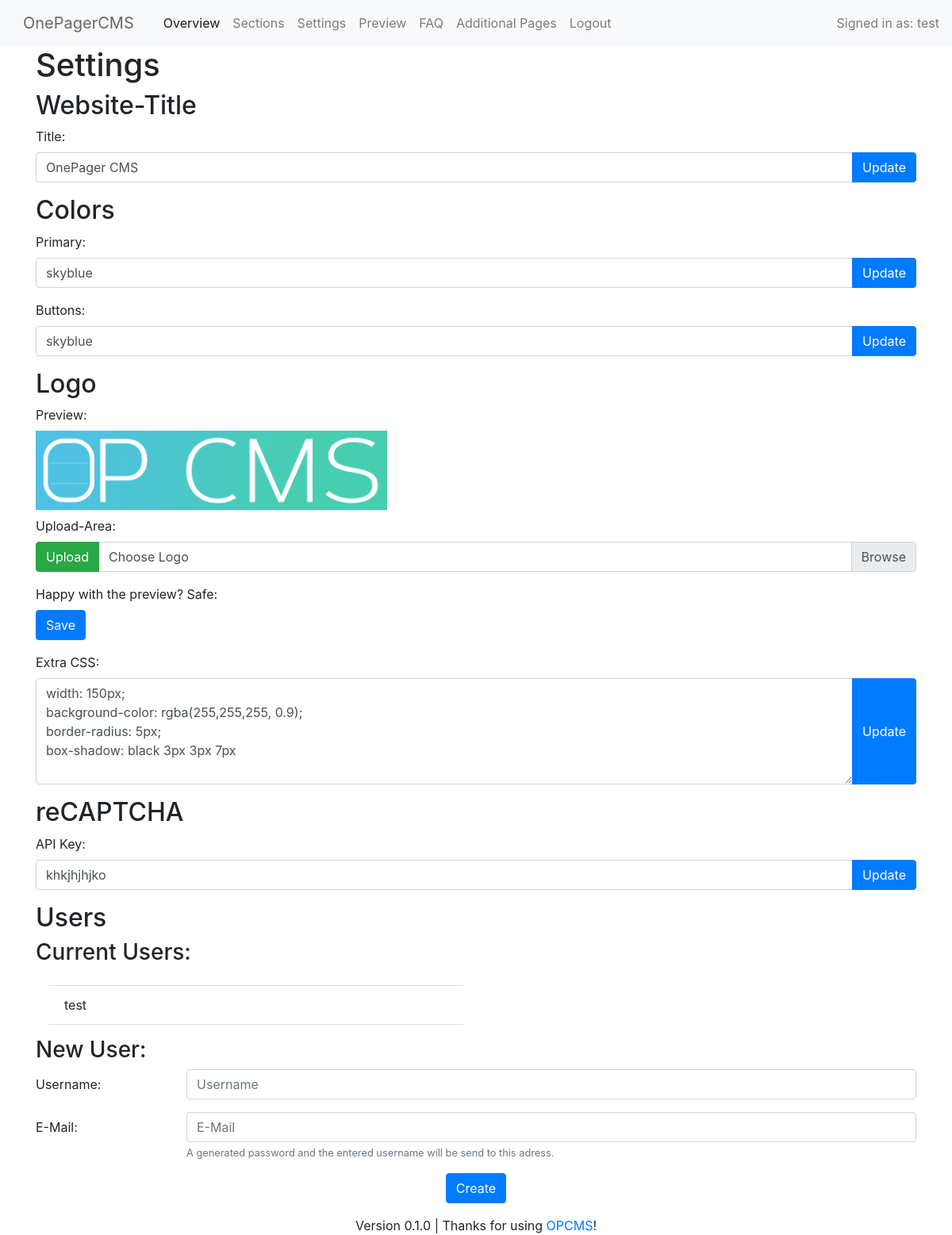
The page /core/settings.php (signed in) on the database its author committed.
### tables this page shows
CREATE TABLE settings
(
    id int PRIMARY KEY,
    setting VARCHAR(255),
    value TEXT
);

CREATE TABLE users
(
    uid int PRIMARY KEY,
    username varchar(255),
    password varchar(255)
, email VARCHAR(50) NULL);

### database/connect.php (called while the page is built, shortened)
<?php
$datenbank = "../database/SQLiteDatabase.db";
?>

### database/SQLSettingActions.php (called while the page is built, shortened)
<?php
class SQLSettingActions
{
    public function getSettingValue($setting)
    {
        include '../database/connect.php';
        try {
            $select = $db->prepare("SELECT value FROM settings WHERE setting = :setting;");
            $select->bindValue(':setting', $setting);
            $select->execute();
            $value = $select->fetch();
            return $value[0];
        } catch (Exception $exception) {
            echo 'Something went wrong: ' . $exception->getMessage();
        }
    }
}

### database/SQLUserActions.php (called while the page is built, shortened)
<?php
class SQLUserActions
{
    public function getAllUsernames()
    {
        include '../database/connect.php';
        try {
            $selusrn = $db->prepare("SELECT username FROM users;");
            $selusrn->execute();
            $usernames = $selusrn->fetchAll();
            return $usernames;
        } catch (Exception $exception) {
            echo 'Something went wrong: ' . $exception->getMessage();
        }
    }
}

### core/settings.php (the view, shortened to what this page needs)
<?php
include "../database/SQLSettingActions.php";
include "../database/SQLUserActions.php";
$settingActions = new SQLSettingActions();
$userActions = new SQLUserActions();
$captchaKey = ($settingActions->getSettingValue("recaptcha_key") != null && $settingActions->getSettingValue("recaptcha_key") != "") ? $settingActions->getSettingValue("recaptcha_key") : "";
$logocss = ($settingActions->getSettingValue("logo_css") != null && $settingActions->getSettingValue("logo_css") != "") ? $settingActions->getSettingValue("logo_css") : "";
$logo = ($settingActions->getSettingValue("logo") != null && $settingActions->getSettingValue("logo") != "") ? $settingActions->getSettingValue("logo") : "";
$uploadedLogo = (isset($_GET['logo'])) ? $_GET['logo'] : "";
$primaryColor = ($settingActions->getSettingValue('text-primary') != null && $settingActions->getSettingValue('text-primary') != "") ? $settingActions->getSettingValue('text-primary') : "";
$buttonColor = ($settingActions->getSettingValue('button-color') != null && $settingActions->getSettingValue('button-color') != "") ? $settingActions->getSettingValue('button-color') : "";
$websiteTitle = ($settingActions->getSettingValue('website-title') != null && $settingActions->getSettingValue('website-title') != "") ? $settingActions->getSettingValue('website-title') : "";
?>
<!DOCTYPE html>
<html>
<?php require_once "inc/head.php" ?>
<body>
<?php include_once "inc/header.php" ?>
<div class="container">
    <h1>Settings</h1>
    <h2>Website-Title</h2>
    <form method="post" action="../misc/changewebsitetitle.php">
        <div class="form-group">
            <label for="title">Title:</label>
            <div class="input-group">
                <input type="text" name="title" class="form-control" id="title"
                       value="<?php echo $websiteTitle ?>">
                <div class="input-group-append">
                    <input type='submit' class="btn btn-primary" name='titleform'
                           id='change' value='Update'>
                </div>
            </div>
        </div>
    </form>
    <h2>Colors</h2>
    <form method="post" action="../misc/changeprimarycolor.php">
        <div class="form-group">
            <label for="primaryColor">Primary:</label>
            <div class="input-group">
                <input type="text" name="primaryColor" id="primaryColor" class="form-control"
                       value="<?php echo $primaryColor ?>">
                <div class="input-group-append">
                    <input type='submit' class="btn btn-primary" name='action'
                           id='change' value='Update'>
                </div>
            </div>
        </div>
    </form>
    <form method="post" action="../misc/changebuttoncolor.php">
        <div class="form-group">
            <label for="buttonColor">Buttons:</label>
            <div class="input-group">
                <input type="text" name="buttonColor" id="buttonColor" class="form-control"
                       value="<?php echo $buttonColor ?>">
                <div class="input-group-append">
                    <input type='submit' class="btn btn-primary" name='action'
                           id='change' value='Update'>
                </div>
            </div>
        </div>
    </form>
    <h2>Logo</h2>
    <form enctype="multipart/form-data" action="../misc/logoupload.php" method="post" id="uploadform">
        <div class="form-group">
            <label>Preview:</label><br>
            <img class="img-fluid mb-2 text-right" style="height: 100px; max-width: 500px;"
                 src="<?php echo ($uploadedLogo != "") ? $uploadedLogo : $logo ?>"><br>
            <label>Upload-Area:</label>
            <div class="input-group">
                <div class="input-group-prepend">
                    <input type='submit' class="btn btn-success" id='image-upload' value='Upload'>
                </div>
                <div class="custom-file">
                    <label class="custom-file-label" for="inputGroupFile01">Choose Logo</label>
                </div>
            </div>
        </div>
    </form>
    <form method="post" action="../misc/changelogo.php">
        <label>Happy with the preview? Safe:</label>
        <div class="form-group">
            <input type='submit' class="btn btn-primary" name='save'
                   id='save' value='Save'>
        </div>
    </form>
    <form method="post" action="../misc/changelogocss.php">
        <div class="form-group">
            <label for="logocss">Extra CSS:</label>
            <div class="input-group">
                <textarea id="logocss" name="logocss" class="form-control" rows="5"
                ><?php echo $logocss ?></textarea>
                <div class="input-group-append">
                    <input type='submit' class="btn btn-primary" name='captchaKey'
                           id='change' value='Update'>
                </div>
            </div>
        </div>
    </form>
    <h2>reCAPTCHA</h2>
    <form method="post" action="../misc/changecaptcha.php">
        <div class="form-group">
            <label for="recaptcha_key">API Key:</label>
            <div class="input-group">
                <input type="text" id="recaptcha_key" name="recaptcha_key" class="form-control"
                       value="<?php echo $captchaKey ?>">
                <div class="input-group-append">
                    <input type='submit' class="btn btn-primary" name='captchaKey'
                           id='change' value='Update'>
                </div>
            </div>
        </div>
    </form>
    <h2>Users</h2>
    <h3>Current Users:</h3>
    <ul class="list-group list-group-flush w-50 p-3">
        <?php
        $array = $userActions->getAllUsernames();
        for ($i = 0; $i < sizeof($array); $i++) {
            echo "<li class=\"list-group-item\">" . $array[$i]['username'] . "</li>";
        }
        ?>
    </ul>
    <h3>New User:</h3>
    <form method="post" action="../misc/adduser.php">
        <div class="form-group row">
            <label for="username" class="col-sm-2 col-form-label">Username:</label>
            <div class="col-sm-10">
                <input type="text" class="form-control" id="username" placeholder="Username" name="username">
            </div>
        </div>
        <div class="form-group row">
            <label for="email" class="col-sm-2 col-form-label">E-Mail:</label>
            <div class="col-sm-10">
                <input type="email" class="form-control" id="email" placeholder="E-Mail" name="email">
                <small id="emailHelp" class="form-text text-muted">A generated password and the entered username will be
                    send to this adress.
                </small>
            </div>
        </div>
        <div class="form-group text-center">
            <input type='submit' class="btn btn-primary" name='createUser'
                   id='change' value='Create'>
        </div>
    </form>
</div>
<?php include_once "inc/footer.php" ?>
</body>
</html>

### rows shown on the page
settings: title "OnePager CMS"
settings: primaryColor "skyblue"
settings: buttonColor "skyblue"
settings: value (picture)
settings: logocss "width: 150px; background-color: rgba(255,255,255, 0.9); border-radius: 5px; box-shadow: black 3px 3px 7px"
settings: recaptcha_key "khkjhjhjko"
users: username "test"

### other values the page prints
$userid "test"
